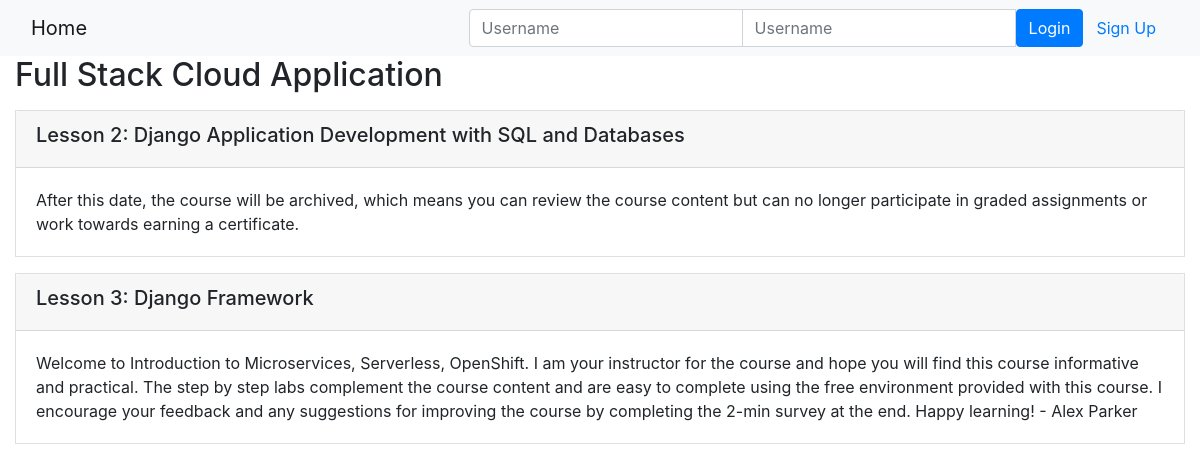
/1/, run on the app's committed database.
### onlinecourse/models.py (models this page shows, shortened)
class Course(models.Model):
    name = models.CharField(null=False, max_length=30, default='online course')
    image = models.ImageField(upload_to='course_images/')
    description = models.CharField(max_length=1000)
    pub_date = models.DateField(null=True)
    instructors = models.ManyToManyField(Instructor)
    users = models.ManyToManyField(settings.AUTH_USER_MODEL, through='Enrollment')
    total_enrollment = models.IntegerField(default=0)
    is_enrolled = False

class Lesson(models.Model):
    title = models.CharField(max_length=200, default="title")
    order = models.IntegerField(default=0)
    course = models.ForeignKey(Course, on_delete=models.CASCADE)
    content = models.TextField()

### onlinecourse/views.py (the view)
# urls.py: path('<int:pk>/', views.CourseDetailView.as_view(), name='course_details'),
class CourseDetailView(generic.DetailView):
    model = Course
    template_name = 'onlinecourse/course_detail_bootstrap.html'

### onlinecourse/templates/onlinecourse/course_detail_bootstrap.html (shortened to what this page needs)
<!DOCTYPE html>
<html lang="en">
  <head>
    {% load static %}
    <link
      rel="stylesheet"
      href="https://maxcdn.bootstrapcdn.com/bootstrap/4.5.2/css/bootstrap.min.css"
    />
  </head>
  <body>
    <nav class="navbar navbar-light bg-light">
      <div class="container-fluid">
        <div class="navbar-header">
          <a class="navbar-brand" href="{% url 'onlinecourse:index' %}">Home</a>
        </div>
        <ul class="nav navbar-nav navbar-right">
          {% if user.is_authenticated %}
          <li>
            <a class="btn btn-link" href="#"
              >{{ user.first_name }}({{ user.username }})</a
            >
            <a class="btn btn-link" href="{% url 'onlinecourse:logout' %}"
              >Logout</a
            >
          </li>
          {% else %}
          <li>
            <form
              class="form-inline"
              action="{% url 'onlinecourse:login' %}"
              method="post"
            >
              <div class="input-group">
                <input
                  type="text"
                  class="form-control"
                  placeholder="Username"
                  name="username"
                />
                <input
                  type="password"
                  class="form-control"
                  placeholder="Username"
                  name="psw"
                />
                <button class="btn btn-primary" type="submit">Login</button>
                <a
                  class="btn btn-link"
                  href="{% url 'onlinecourse:registration' %}"
                  >Sign Up</a
                >
              </div>
            </form>
          </li>
          {% endif %}
        </ul>
      </div>
    </nav>
    <div class="container-fluid">
      <h2>{{ course.name }}</h2>
      <div class="card-columns-vertical br-0">
        {% for lesson in course.lesson_set.all %}
        <div class="card mt-3 br-0">
          <div class="card-header">
            <h5>Lesson {{lesson.order|add:1}}: {{lesson.title}}</h5>
          </div>
          <div class="card-body">{{lesson.content}}</div>
          </div>
        </div>
        {% endfor %}
  </body>
</html>

### onlinecourse/templates/onlinecourse/course_detail_bootstrap.html (style rules this page uses)
.br-0 { border-radius: 0px; }

### data on the page
Course: name "Full Stack Cloud Application"
Lesson: order|add "2", title "Django Application Development with SQL and Databases", content "After this date, the course will be archived, which means you can review the course content but can no longer participate in graded assignments or work towards earning a certificate."
Lesson: order|add "3", title "Django Framework", content "Welcome to Introduction to Microservices, Serverless, OpenShift. I am your instructor for the course and hope you will find this course informative and practical. The step by step labs complement the course content and are easy to complete using the free environment provided with this course. I encourage your feedback and any suggestions for improving the course by completing the 2-min survey at the end. Happy learning! - Alex Parker"
